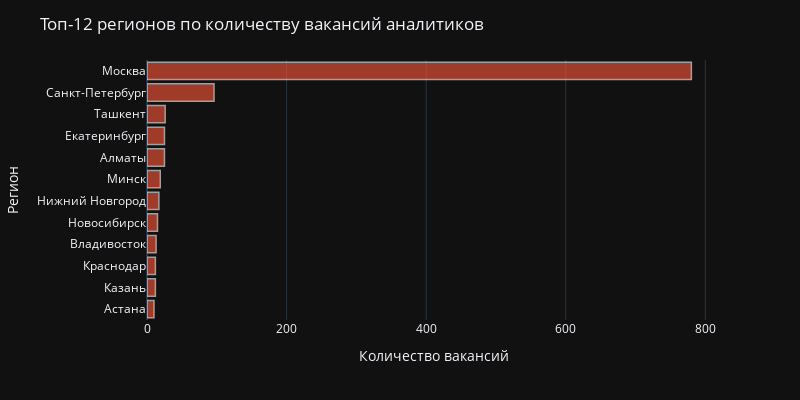

The notebook cell saved with this chart:
### Markdown cell above
Посмотрим как распределены вакансии по районам

### Code cell
plot_discrete(
    'da', 12, 'area',
    rus_feature='Регион',
    title_text='Топ-12 регионов по количеству вакансий аналитиков',
    height=400
)

### Figure 1 — Plotly figure (JSON) as saved in the notebook; plotly's stock layout.template omitted (floating-point values rounded to 4 significant figures)
{"data": [{"alignmentgroup": "True", "hovertemplate": "Количество вакансий=%{x}<br>Регион=%{y}<extra></extra>", "legendgroup": "", "marker": {"color": "#FF563A", "line": {"color": "#FFFFFF", "width": 1.5}, "pattern": {"shape": ""}}, "name": "", "offsetgroup": "", "opacity": 0.6, "orientation": "h", "showlegend": false, "textposition": "auto", "type": "bar", "x": [10, 12, 12, 13, 15, 17, 19, 25, 25, 26, 96, 780], "xaxis": "x", "y": ["Астана", "Казань", "Краснодар", "Владивосток", "Новосибирск", "Нижний Новгород", "Минск", "Алматы", "Екатеринбург", "Ташкент", "Санкт-Петербург", "Москва"], "yaxis": "y"}], "layout": {"barmode": "relative", "height": 400, "legend": {"tracegroupgap": 0}, "margin": {"t": 60}, "showlegend": false, "title": {"text": "Топ-12 регионов по количеству вакансий аналитиков"}, "width": 800, "xaxis": {"anchor": "y", "domain": [0, 1], "title": {"text": "Количество вакансий"}}, "yaxis": {"anchor": "x", "domain": [0, 1], "title": {"text": "Регион"}}}}
